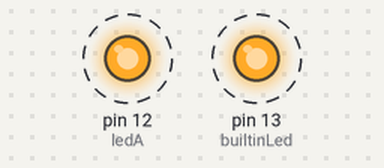
The sketch below on a simulated Arduino Uno, built with avr-gcc and run on an emulated ATmega328P. Parts: output pins drawn as LEDs (lit = HIGH). Dashed ring = blinking.

Above: at 0.5 s.
Timing chart, 0 to 4.6 s (numbered marks = the images above):
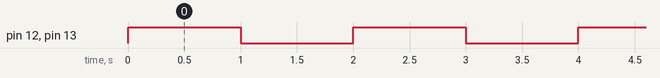

Measured:
- by itself, pin 12 (ledA), pin 13 (builtinLed): alternates HIGH for 1.0 s and LOW for 1.0 s

The sketch:

04-exercise.ino
```cpp
// pins of the LEDs
int ledA = 12;
int builtinLed = LED_BUILTIN;

// this function setups runs once when the program starts
void setup () {
    // set the LED pins as output
	pinMode(ledA, OUTPUT);
	pinMode(builtinLed, OUTPUT);
}


// function that repeats indefinitely when the arduino is powered on
void loop(){
    // turn on the LEDs for 1 second
    digitalWrite(ledA,HIGH);
    digitalWrite(builtinLed,HIGH);
    delay(1000);

    // turn off the LEDs for 1 second
    digitalWrite(ledA,LOW);
    digitalWrite(builtinLed,LOW);
    delay(1000);
}
```
